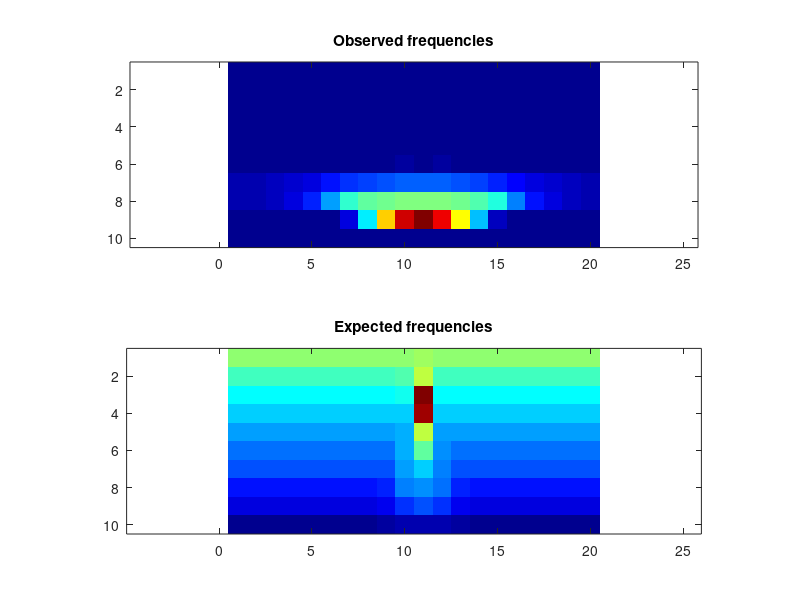

This chart was generated by the following MATLAB code:
obsFrequencies = [ 0, 0, 0, 0, 0, 0, 0, 0, 0, 0, 0, 0, 0, 0, 0, 0, 0, 0, 0, 0; 0, 0, 0, 0, 0, 0, 0, 0, 0, 0, 0, 0, 0, 0, 0, 0, 0, 0, 0, 0; 0, 0, 0, 0, 0, 0, 0, 0, 0, 0, 0, 0, 0, 0, 0, 0, 0, 0, 0, 0; 0, 0, 0, 0, 0, 0, 0, 0, 0, 0, 0, 0, 0, 0, 0, 0, 0, 0, 0, 0; 0, 0, 0, 0, 0, 0, 0, 0, 0, 0, 0, 0, 0, 0, 0, 0, 0, 0, 0, 0; 251, 301, 351, 450, 577, 799, 952, 1056, 1182, 1233, 1192, 1214, 1098, 1049, 934, 697, 549, 420, 308, 290; 3156, 3376, 3950, 5264, 7150, 9976, 12548, 14253, 15182, 15868, 16229, 15889, 15098, 13928, 11933, 9520, 6938, 4970, 3830, 3180; 3393, 3612, 4457, 6795, 11318, 21244, 31845, 35605, 37333, 37691, 38130, 38122, 36770, 35048, 30448, 18738, 10377, 6260, 4319, 3538; 0, 0, 0, 0, 0, 0, 6644, 27501, 51986, 70798, 77556, 67887, 47593, 23653, 4198, 0, 0, 0, 0, 0; 0, 0, 0, 0, 0, 0, 0, 0, 0, 0, 0, 0, 0, 0, 0, 0, 0, 0, 0, 0 ];
expFrequencies = [ 32587.3, 32587.3, 32587.3, 32587.3, 32587.3, 32587.3, 32587.3, 32587.3, 32588.6, 32655.1, 32809.2, 32627.8, 32587.9, 32587.3, 32587.3, 32587.3, 32587.3, 32587.3, 32587.3, 32587.3; 28193.7, 28193.7, 28193.7, 28193.7, 28193.7, 28193.7, 28193.7, 28193.7, 28194, 28765.9, 34550.3, 28376.9, 28193.8, 28193.7, 28193.7, 28193.7, 28193.7, 28193.7, 28193.7, 28193.7; 25148.3, 25148.3, 25148.3, 25148.3, 25148.3, 25148.3, 25148.3, 25148.3, 25148.3, 25306.2, 58724.2, 25161, 25148.3, 25148.3, 25148.3, 25148.3, 25148.3, 25148.3, 25148.3, 25148.3; 22512.8, 22512.8, 22512.8, 22512.8, 22512.8, 22512.8, 22512.8, 22512.8, 22512.8, 22512.8, 56980.8, 22512.8, 22512.8, 22512.8, 22512.8, 22512.8, 22512.8, 22512.8, 22512.8, 22512.8; 20053.6, 20053.6, 20053.6, 20053.6, 20053.6, 20053.6, 20053.6, 20053.6, 20053.6, 20369.2, 34735.6, 20089.2, 20053.6, 20053.6, 20053.6, 20053.6, 20053.6, 20053.6, 20053.6, 20053.6; 17645.5, 17645.5, 17645.5, 17645.5, 17645.5, 17645.5, 17645.5, 17645.5, 17646.6, 20285, 29863, 18716, 17645.7, 17645.5, 17645.5, 17645.5, 17645.5, 17645.5, 17645.5, 17645.5; 15186.3, 15186.3, 15186.3, 15186.3, 15186.3, 15186.3, 15186.3, 15186.4, 15279.4, 20040.3, 22161.4, 18419.6, 15218.9, 15186.3, 15186.3, 15186.3, 15186.3, 15186.3, 15186.3, 15186.3; 12550.8, 12550.8, 12550.8, 12550.8, 12550.8, 12550.8, 12550.9, 12563, 13214.1, 18026.9, 18640, 17034.7, 12918.3, 12556.1, 12550.8, 12550.8, 12550.8, 12550.8, 12550.8, 12550.8; 9505.42, 9505.42, 9505.42, 9505.42, 9505.43, 9505.78, 9514.19, 9660.81, 10939.6, 14176.1, 15239.5, 13638, 10540.5, 9602.43, 9510.48, 9505.63, 9505.43, 9505.41, 9505.42, 9505.42; 5115.62, 5115.96, 5117.08, 5119.78, 5126.64, 5147.34, 5221.71, 5492.23, 6213.47, 7204.74, 7606.85, 7047.8, 6049.05, 5418.62, 5200.53, 5141.68, 5124.88, 5119.11, 5116.81, 5115.86 ];
colormap(jet);
clf; subplot(2,1,1);
imagesc(obsFrequencies);
title('Observed frequencies');
axis equal;
subplot(2,1,2);
imagesc(expFrequencies);
axis equal;
title('Expected frequencies');
